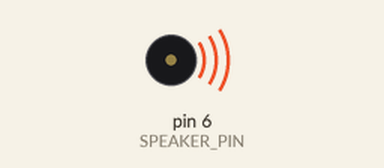
Simulated run of this sketch. Board: Arduino Uno, built with avr-gcc and run on an emulated ATmega328P. On the bench: buzzer (waves = sounding).

Above: at 0.05 s.
Timing chart, 0 to 4.6 s (numbered marks = the images above):
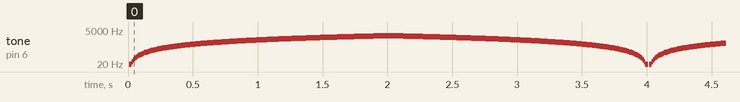

The sketch:

Class6Speaker.ino
```cpp
// Let's send a sound to a speaker


// This first section is where you "define" some values
#define SPEAKER_PIN 6    //Our speaker will be controlled by digital pin 6, which is a PWM pin (adjustable)


// The setup routine runs once when you press reset. It's where you tell the board how to configure itself, among other things.
void setup() {
  // initialize the speaker pin as an output. pinMode is a built-in command in the Arduino library
  pinMode(SPEAKER_PIN, OUTPUT);

}

// the loop routine runs over and over again forever:
void loop() {

  for (int i=0; i<2000; i=i+10) {   // Loop taking "i" from 0 to 1999, using that as a value for the speaker tone
    tone(SPEAKER_PIN, i);
    delay(10);
  }
  for (int i=2000; i>0; i=i-10) {   // Go the other way
    tone(SPEAKER_PIN, i);
    delay(10);
  }

}
```

Measured:
- by itself, tone on pin 6 (SPEAKER_PIN): plays 10 Hz for 0.01 s, 20 Hz for 0.01 s, 30 Hz for 0.01 s, 40 Hz for 0.01 s, 50 Hz for 0.01 s, 60 Hz for 0.01 s … (7975 notes in this stretch)
